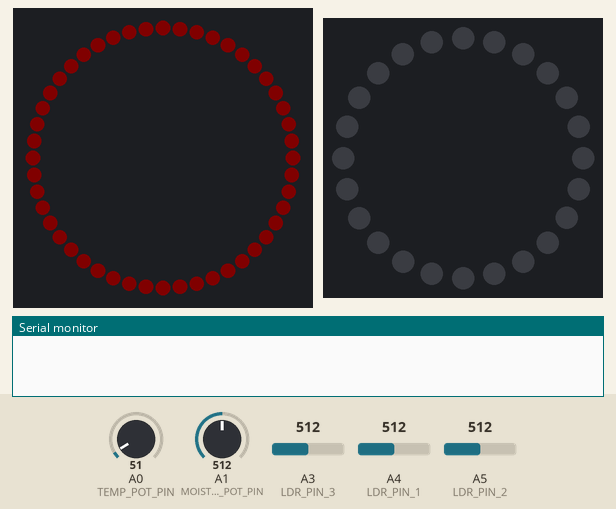
Simulated run of this sketch. Board: Arduino Uno, built with avr-gcc and run on an emulated ATmega328P. Parts: 48 RGB LEDs in a ring, first at the top, clockwise, 24 RGB LEDs in a ring, first at the top, clockwise, the last lines printed to the serial monitor. The inputs (shaded band) are chosen by the test bench; at power-on: A3 (LDR_PIN_3) = 512, A5 (LDR_PIN_2) = 512, A4 (LDR_PIN_1) = 512, A1 (MOISTURE_POT_PIN) = 512, A0 (TEMP_POT_PIN) = 51. Dim RGB values are drawn brighter than linear.

Above: at 0.98 s.
1.3 s: A3 (LDR_PIN_3) set to 489
At 2.63 s:
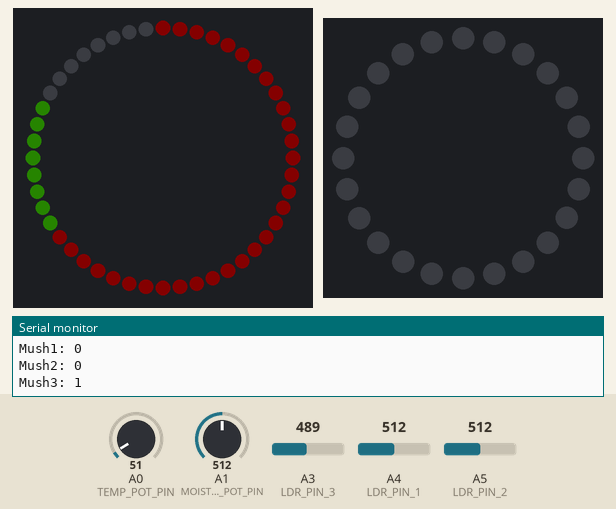
3.7 s: A5 (LDR_PIN_2) set to 492
At 5.57 s:
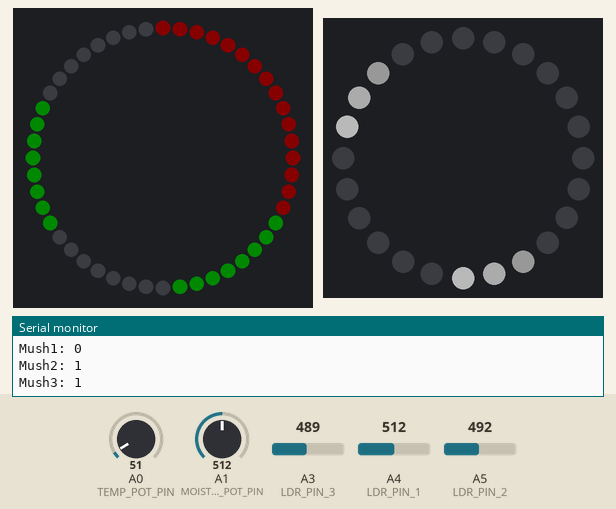
6.3 s: A4 (LDR_PIN_1) set to 481
At 7.09 s:
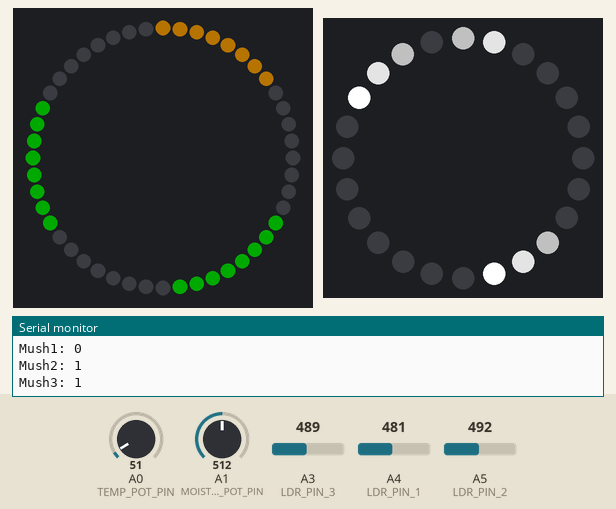
9.3 s: A1 (MOISTURE_POT_PIN) set to 716
At 9.73 s:
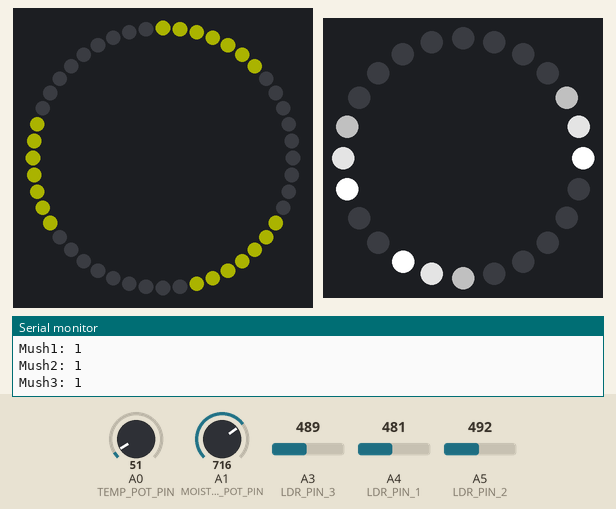
11.9 s: A1 (MOISTURE_POT_PIN) set to 40
At 12.23 s:
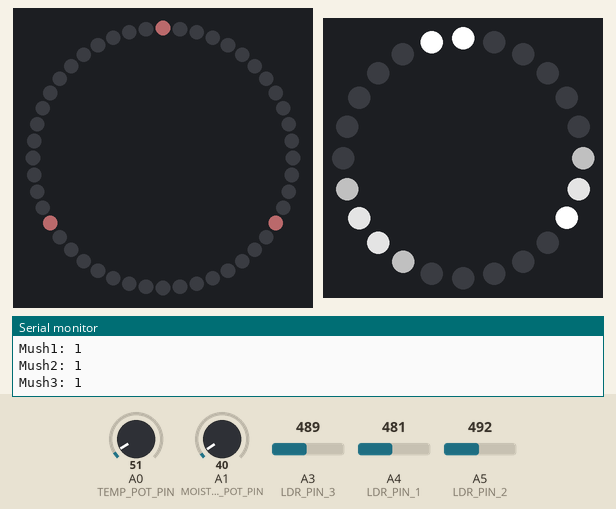
14.4 s: A5 (LDR_PIN_2) set to 510
At 15.03 s:
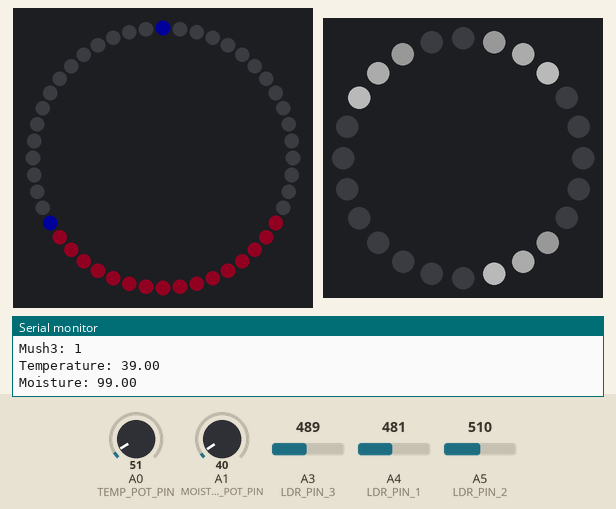

Measured:
- the behaviour switches between 500 and 499 on A3 (LDR_PIN_3) (found by bisection; images 0 and 1)
- the behaviour switches between 500 and 499 on A5 (LDR_PIN_2) (found by bisection; images 1 and 2)
- the behaviour switches between 500 and 499 on A4 (LDR_PIN_1) (found by bisection; images 2 and 3)
- after the input at 1.3 s, the LEDs: first change after 0.17 s (image 1 shows a later state)
- after the input at 3.7 s, the LEDs: first change after 0.29 s (image 2 shows a later state)
- after the input at 9.3 s, the LEDs: change after 0.29 s (image 4)
- after the input at 11.9 s, the LEDs: change after 0.19 s (image 5)
- after the input at 14.4 s, the LEDs: first change after 0.19 s (image 6 shows a later state)

The sketch:

src.ino
```cpp
// file for arduino ide
```

Rings.cpp
```cpp
#include <Arduino.h>
#include <FastLED.h>

#include "Config.h"
#include "Rings.h"

// temperature visuals
const WavePattern COLD = {10, CRGB::Aqua};
const WavePattern T_OPTIMAL = {60, CRGB::Green};
const WavePattern HOT = {20, CRGB::Purple};

// moisture visuals
const WavePattern DRY = {20, CRGB::Orange};
const WavePattern W_OPTIMAL = {60, CRGB::Green};
const WavePattern WET = {40, CRGB::Blue};

// removed state
const WavePattern REMOVED = {20, CRGB::Red};

void ringAnimation(CRGB *leds, RingAnimation *r)
{
    if(r -> nLedsActivated <0){
        uint8_t brightness = beatsin8(r->beatsPerMinute, r->minBrightness, r->maxBrightness);
        CRGB dimmed = r->color;
        dimmed.nscale8(brightness);
        fill_solid(&leds[r->offset], r->nLeds, dimmed);
    }else{
        fill_solid(&leds[r->offset], r->nLeds, CRGB::Black);
        if(r -> nLedsActivated > 0){
            CRGB c = r -> color;
            c.nscale8(r->maxBrightness);
            fill_solid(&leds[r->offset], r->nLedsActivated, c);
        }
    }
}

// Blending colors
void apply(RingAnimation *ring, WavePattern w)
{
    ring->color = blend(ring->color, w.color, 10);
    ring->beatsPerMinute = w.freq;
}

WavePattern combine(WavePattern w1, WavePattern w2)
{
    return WavePattern{
        (w1.freq + w2.freq) / 2,
        blend(w1.color, w2.color, 128)};
}

// -----------------------cal health score - combination of both TEMP + MOIST -----------------
static int calHealth(float temp, float moist){
    int tempScore;
    int moistScore;
    if(temp >= 13 && temp < 24){
        tempScore =50;  //optimal
    }else if(temp >= 0 && temp <13){
        tempScore = (int)map((long) temp, 0, 13, 0, 40);    //cold
    }else{
        tempScore = (int)map((long) constrain(temp, 24, 30), 24, 30, 40, 0);    //too hot
    }

    if(moist >= 70 && moist < 90){
        moistScore =50;  //optimal
    }else if(moist >= 0 && moist <13){
        moistScore = (int)map((long) moist, 50, 70, 0, 40);    //dry
    }else{
        moistScore = (int)map((long) constrain(moist, 90, 100), 90, 100, 40, 0);    //wet
    }

    return tempScore + moistScore;
}

WavePattern getWavePattern(bool mush, float temperature, float moisture)
{
    if (!mush)
        return REMOVED;

    WavePattern temp;
    WavePattern moist;

    if (temperature >= 0 && temperature < 13)
    { // cold
        temp = COLD;
    }
    else if (temperature >= 13 && temperature < 24)
    {
        temp = T_OPTIMAL;
    }
    else if (temperature >= 24 && temperature < 30)
    {
        temp = HOT;
    }

    if (moisture < 70)
    {
        moist = DRY;
    }
    else if (moisture >= 70 && moisture < 90)
    {
        moist = W_OPTIMAL;
    }
    else
    {
        moist = WET;
    }

    return combine(temp, moist);
}


void updateRingState(RingAnimation *ring, bool mush, float temperature, float moisture, int vitality)
{
    // max birghtness level when network strongest === 3 mushs present
    const uint8_t v_birghtness_level[4] = {5, 40, 60, 255};
    ring-> maxBrightness = v_birghtness_level[constrain(vitality, 0, 3)];
    ring -> minBrightness = ring -> maxBrightness/8;
    // no Mush
    if(!mush){
        apply(ring,REMOVED);
        ring -> nLedsActivated = -1;
    }else{
        WavePattern w = getWavePattern(mush, temperature, moisture);
        apply(ring, w);

        int health = calHealth(temperature, moisture);
        // map health dynamically
        ring -> nLedsActivated = (int)map(health, 0, 100, 1, ring-> nLeds);
    }

}
```

Rings.h
```cpp
#pragma once
#include <FastLED.h>
#include <Arduino.h>

struct WavePattern
{
    int freq;
    CRGB color;
};

// heartbeat pattern
struct RingAnimation
{
    int beatsPerMinute;
    int maxBrightness;
    int minBrightness;
    int nLeds;
    int offset;
    CRGB color;

    // health
    int nLedsActivated;
};

void ringAnimation(CRGB *leds, RingAnimation *state);

void updateRingState(RingAnimation *ring, bool mush, float temperature, float moisture, int vitality);
```

Sensors.cpp
```cpp
#include <Arduino.h>
#include "Config.h"
#include "Sensors.h"

float alpha = 0.2; // constant for exponential moving average

float readTemperature()
{
    float t_reading = analogRead(TEMP_POT_PIN);
    static float t_avg = t_reading;
    t_avg = alpha * t_reading + (1 - alpha) * t_reading;
    return map(t_avg, 0, 1023, TEMP_MAX, TEMP_MIN);
}

float readMoisture()
{
    float m_reading = analogRead(MOISTURE_POT_PIN);
    static float m_avg = m_reading;
    m_avg = alpha * m_reading + (1 - alpha) * m_reading;
    return map(m_avg, 0, 1023, MOISTURE_MAX, MOISTURE_MIN);
}

// function that reads data from LDR sensors
void mushroomDetection(MushroomSensors &sensors)
{
    // check the voltage levels on all LDRs and determine whether it's covered or not

    int m1_reading = analogRead(LDR_PIN_1);
    int m2_reading = analogRead(LDR_PIN_2);
    int m3_reading = analogRead(LDR_PIN_3);

    static int m1_avg = m1_reading;
    static int m2_avg = m2_reading;
    static int m3_avg = m3_reading;

    // update with an exponentially weighted moving average
    m1_avg = alpha * m1_reading + (1 - alpha) * m1_avg;
    m2_avg = alpha * m2_reading + (1 - alpha) * m2_avg;
    m3_avg = alpha * m3_reading + (1 - alpha) * m3_avg;

    // check thresholds
    sensors.m1 = m1_avg < LDR_THRESHOLD_EXPOSED;
    sensors.m2 = m2_avg < LDR_THRESHOLD_EXPOSED;
    sensors.m3 = m3_avg < LDR_THRESHOLD_EXPOSED;
}
```

Sensors.h
```cpp
#pragma once

constexpr uint8_t TEMP_MAX = 40;
constexpr uint8_t TEMP_MIN = 0;
constexpr uint8_t MOISTURE_MAX = 100;
constexpr uint8_t MOISTURE_MIN = 50;

struct MushroomSensors
{
    bool m1;
    bool m2;
    bool m3;
};

// reads the potentiometer and returns an exponential moving average reading mapped from 0->40
float readTemperature();

// reads the potentiometer and returns an exponential moving average reading mappd from 0->100.
float readMoisture();

void mushroomDetection(MushroomSensors &sensors);
```

Strips.cpp
```cpp
#include <Arduino.h>
#include <FastLED.h>
#include "Strips.h"
#include "Sensors.h"
#include "Config.h"

void updateStripState(StripAnimation *s1, StripAnimation *s2, StripAnimation *s3, MushroomSensors mush, int vitality)
{
    const uint8_t v_bright[4] = {10, 50, 70, 255};
    const uint8_t v_BPM[4] = {8, 16, 24, 40};
    uint8_t bright = v_bright[constrain(vitality, 0, 3)];
    uint8_t bpm = v_bright[constrain(vitality, 0, 3)];

    s1-> maxBrightness = bright;
    s1-> pulseBpm = bpm;
    s2-> maxBrightness = bright;
    s2-> pulseBpm = bpm;
    s3-> maxBrightness = bright;
    s3-> pulseBpm = bpm;


    int currTime = millis();

    // perform an update at regular intervals
    if (currTime - s1->lastUpdate >= s1->refreshInterval)
    {
        if (mush.m1 && mush.m2)
        { // path connected between
            int activated = s1->nLedsActivated;
            s1->nLedsActivated = constrain(activated + 1, 0, s1->nLeds);
        }

        if (mush.m2 && mush.m3)
        {
            int n2 = s2->nLedsActivated;
            int n3 = s3->nLedsActivated;
            s2->nLedsActivated = constrain(n2 + 1, 0, s2->nLeds);
            s3->nLedsActivated = constrain(n3 + 1, 0, s3->nLeds);
        }
        else
        {
            int n2 = s2->nLedsActivated;
            int n3 = s3->nLedsActivated;
            s2->nLedsActivated = constrain(n2 - 1, 0, s2->nLeds);
            s3->nLedsActivated = constrain(n3 - 1, 0, s3->nLeds);
        }

        if (!mush.m1)
        {
            int activated = s1->nLedsActivated;
            s1->nLedsActivated = constrain(activated - 1, 0, s1->nLeds);
        }
        s1->lastUpdate = currTime;
        s2->lastUpdate = currTime;
        s3->lastUpdate = currTime;
    }
};

void stripAnimation(CRGB *leds, StripAnimation *s)
{
    // turn off LEDs out of nLedActivated range
    fill_solid(&leds[s->offset], s -> nLeds, CRGB::Black);
    if(s -> nLedsActivated  <=0) return ;


    // 1 full pass every 2 secs
    uint8_t t = beat8(30);
    int nActive = s -> nLedsActivated;
    const int TRAIL_LEN = 4;

    float headF = (t/255.0f)*nActive;
    int head = (int)headF;

    for(int trail =0; trail < TRAIL_LEN; trail++){
        int ledPos = head - trail;

        // wrap s.t. the leds at the end of each strip stays visible
        if(ledPos < 0){
            ledPos += nActive;
        }
        if(ledPos >= nActive){
            continue;
        }

        //  set up brightness level -> distinguish the different broightness level between begin VS end of each light strip
        uint8_t brightness = (uint8_t)map(trail, 0, TRAIL_LEN -1,s -> maxBrightness, s-> minBrightness);
        CRGB c = s-> color;
        c.nscale8(brightness);
        // if strip runs in reverse -> flip index
        int idx = s -> reversed ? (s-> nLeds -1 -ledPos): ledPos;
        leds[s-> offset +idx] =c;
    }
}
```

Strips.h
```cpp
#pragma once

#include <FastLED.h>
#include "Sensors.h"

struct StripAnimation
{
    bool reversed;
    int fadeRate;

    unsigned long lastUpdate;
    unsigned long refreshInterval;
    CRGB color;

    int maxBrightness;
    int minBrightness;
    int nLeds;
    int offset;
    int nLedsActivated;
    uint8_t pulseBpm; //dependent on network's vitality
};

void stripAnimation(CRGB *leds, StripAnimation *state);

void updateStripState(StripAnimation *s1, StripAnimation *s2, StripAnimation *s3, MushroomSensors mush, int vitality);
```

main.cpp
```cpp
#include <Arduino.h>
#include <FastLED.h>

// custom imports
#include "Rings.h"
#include "Sensors.h"
#include "Strips.h"
#include "Config.h"

// CRGB object for FastLED library

CRGB strips[NUM_STRIPS * LEDS_PER_STRIP];
CRGB rings[NUM_RINGS * LEDS_PER_RING];

RingAnimation ring1;
RingAnimation ring2;
RingAnimation ring3;

StripAnimation strip1;
StripAnimation strip2;
StripAnimation strip3;

MushroomSensors sensors;
float temperature = 0; // range from 0 to 40 C
float moisture = 0;    // range from 50 to 100 %

void setup()
{
    Serial.begin(9600);
    // set up rings
    FastLED.addLeds<WS2812, RINGS_LED_PIN, GRB>(rings, (NUM_RINGS * LEDS_PER_RING)).setRgbw(RgbwDefault());
    FastLED.addLeds<WS2812, STRIPS_LED_PIN, GRB>(strips, (NUM_STRIPS * LEDS_PER_STRIP)).setRgbw(RgbwDefault());

    // limit overall brightness
    // FastLED.setBrightness(150);
    strip1 = {false, 10, 0, 300, CRGB::White, 150, 0, LEDS_PER_STRIP, 0, 0, 30};
    strip2 = {false, 10, 0, 300, CRGB::White, 150, 0, LEDS_PER_STRIP, 8, 0, 30};
    strip3 = {true, 10, 0, 300, CRGB::White, 150, 0, LEDS_PER_STRIP, 16, 0, 30};

    ring1 = {20, 150, 10, LEDS_PER_RING, 0, CRGB::White};
    ring2 = {20, 150, 10, LEDS_PER_RING, 16, CRGB::White};
    ring3 = {20, 150, 10, LEDS_PER_RING, 32, CRGB::White};

    sensors = {false,false,false};
}

// animations for the mushroom rings
void updateRings(int vitality)
{
    // update color based on presence of mushrooms
    updateRingState(&ring1, sensors.m1, temperature, moisture, vitality);
    updateRingState(&ring2, sensors.m2, temperature, moisture, vitality);
    updateRingState(&ring3, sensors.m3, temperature, moisture, vitality);

    ringAnimation(rings, &ring1);
    ringAnimation(rings, &ring2);
    ringAnimation(rings, &ring3);
}

// animations for the micellium paths (strips)
void updateStrips(int vitality)
{
    // strips line up between m1 -> m2 -> <- m3;
    updateStripState(&strip1, &strip2, &strip3, sensors, vitality);

    stripAnimation(strips, &strip1); // test on rings
    stripAnimation(strips, &strip2);
    stripAnimation(strips, &strip3);
}

void loop()
{

    EVERY_N_MILLISECONDS(20)
    { // approx 50 FPS
        mushroomDetection(sensors);
        temperature = readTemperature();
        moisture = readMoisture();

        // nMush presence -> vitality of network
        int vitality = sensors.m1 + sensors.m2 + sensors.m3;

        updateStrips(vitality);
        updateRings(vitality);

        FastLED.show();
    }

    EVERY_N_MILLISECONDS(1500)
    {
        Serial.print("Temperature: ");
        Serial.println(temperature);
        Serial.print("Moisture: ");
        Serial.println(moisture);
        Serial.print("Mush1: ");
        Serial.println(sensors.m1);
        Serial.print("Mush2: ");
        Serial.println(sensors.m2);
        Serial.print("Mush3: ");
        Serial.println(sensors.m3);
    }
}
```

Config.h
```cpp
#pragma once

#include <Arduino.h>

// project configuration Neopixels (pins)
constexpr uint8_t RINGS_LED_PIN = 6;
constexpr uint8_t STRIPS_LED_PIN = 5;
constexpr uint8_t NUM_RINGS = 3;
constexpr uint8_t NUM_STRIPS = 3;
constexpr uint8_t LEDS_PER_RING = 16;
constexpr uint8_t LEDS_PER_STRIP = 8;

// project configuration - LDRs
constexpr uint8_t LDR_PIN_1 = A4;
constexpr uint8_t LDR_PIN_2 = A5;
constexpr uint8_t LDR_PIN_3 = A3;
constexpr int LDR_THRESHOLD_EXPOSED = 500; // less light = higher number

// project configuration - toggles
constexpr uint8_t TEMP_POT_PIN = A0;
constexpr uint8_t MOISTURE_POT_PIN = A1;
```
